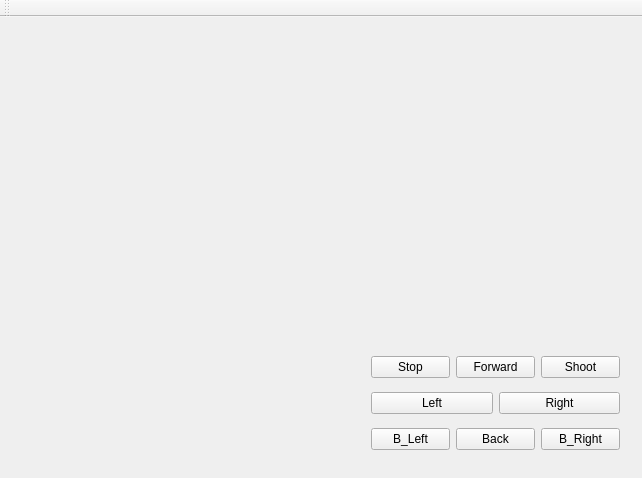
<?xml version="1.0" encoding="UTF-8"?>
<ui version="4.0">
 <class>MainWindow</class>
 <widget class="QMainWindow" name="MainWindow">
  <property name="enabled">
   <bool>true</bool>
  </property>
  <property name="geometry">
   <rect>
    <x>0</x>
    <y>0</y>
    <width>642</width>
    <height>478</height>
   </rect>
  </property>
  <property name="windowTitle">
   <string>MainWindow</string>
  </property>
  <widget class="QWidget" name="centralWidget">
   <widget class="QLabel" name="displayLabel">
    <property name="geometry">
     <rect>
      <x>-10</x>
      <y>-20</y>
      <width>640</width>
      <height>480</height>
     </rect>
    </property>
    <property name="text">
     <string/>
    </property>
   </widget>
   <widget class="QWidget" name="layoutWidget">
    <property name="geometry">
     <rect>
      <x>360</x>
      <y>320</y>
      <width>271</width>
      <height>134</height>
     </rect>
    </property>
    <layout class="QVBoxLayout" name="verticalLayout">
     <item>
      <layout class="QHBoxLayout" name="horizontalLayout_2">
       <item>
        <widget class="QPushButton" name="pushButton_5">
         <property name="text">
          <string>Stop</string>
         </property>
        </widget>
       </item>
       <item>
        <widget class="QPushButton" name="pushButton_9">
         <property name="text">
          <string>Forward</string>
         </property>
        </widget>
       </item>
       <item>
        <widget class="QPushButton" name="pushButton_6">
         <property name="text">
          <string>Shoot</string>
         </property>
        </widget>
       </item>
      </layout>
     </item>
     <item>
      <layout class="QHBoxLayout" name="horizontalLayout">
       <item>
        <widget class="QPushButton" name="pushButton_3">
         <property name="text">
          <string>Left</string>
         </property>
        </widget>
       </item>
       <item>
        <widget class="QPushButton" name="pushButton_2">
         <property name="text">
          <string>Right</string>
         </property>
        </widget>
       </item>
      </layout>
     </item>
     <item>
      <layout class="QHBoxLayout" name="horizontalLayout_3">
       <item>
        <widget class="QPushButton" name="pushButton_7">
         <property name="text">
          <string>B_Left</string>
         </property>
        </widget>
       </item>
       <item>
        <widget class="QPushButton" name="pushButton_10">
         <property name="text">
          <string>Back</string>
         </property>
        </widget>
       </item>
       <item>
        <widget class="QPushButton" name="pushButton_8">
         <property name="text">
          <string>B_Right</string>
         </property>
        </widget>
       </item>
      </layout>
     </item>
    </layout>
   </widget>
  </widget>
  <widget class="QToolBar" name="mainToolBar">
   <attribute name="toolBarArea">
    <enum>TopToolBarArea</enum>
   </attribute>
   <attribute name="toolBarBreak">
    <bool>false</bool>
   </attribute>
  </widget>
 </widget>
 <layoutdefault spacing="6" margin="11"/>
 <resources/>
 <connections/>
</ui>
